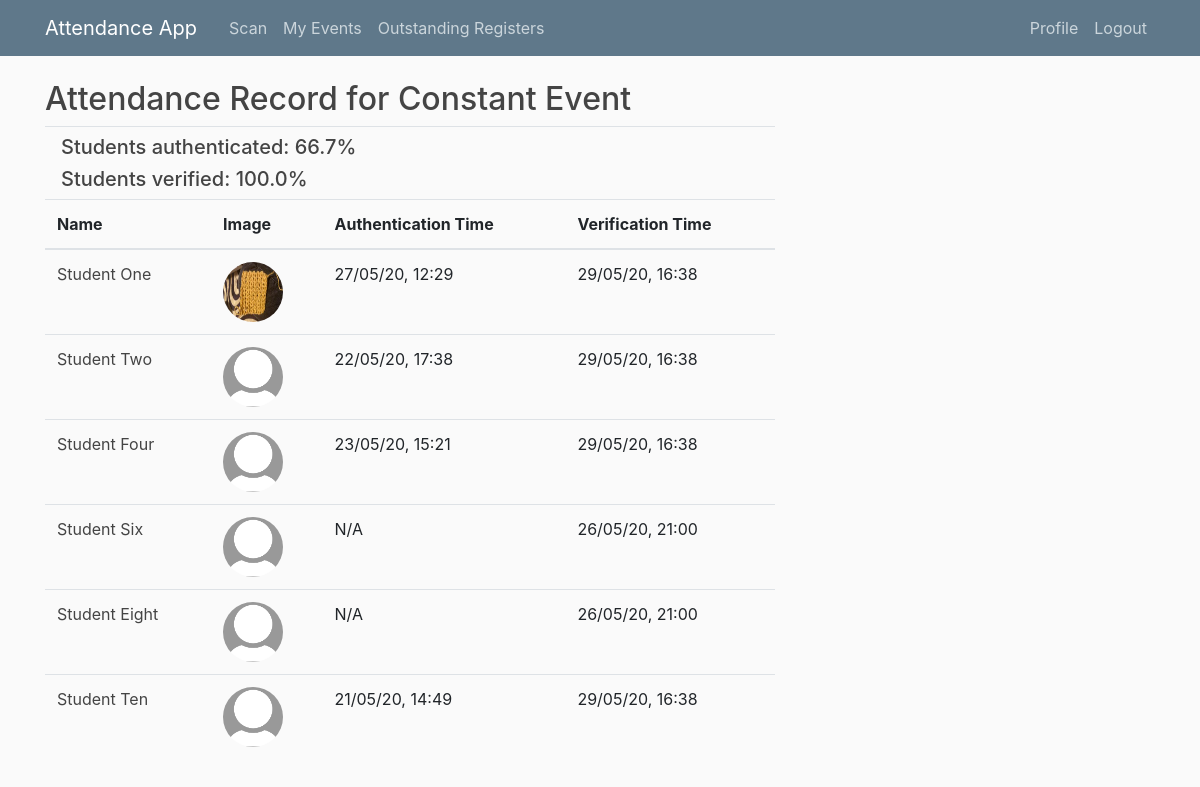
The app's page /event/4/record/ (signed in), older data.
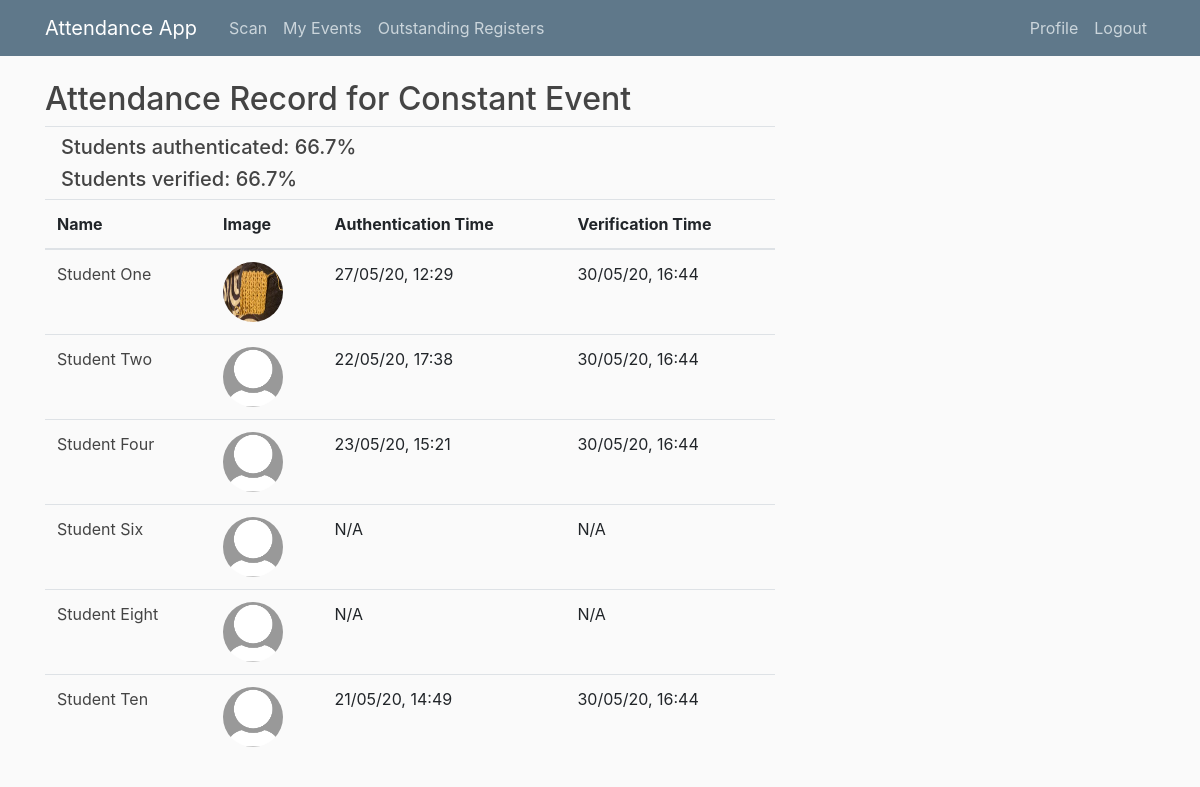
The same page, newer data.
### main/models.py (models this page shows, shortened)
class Event(models.Model):
    EVENT_TYPES = (
        ('LE', 'Lecture'),
        ('EX', 'Examination'),
        ('TU', 'Tutorial'),
        ('SG', 'Study Group')
    )
    title = models.CharField(max_length = 100)
    event_type = models.CharField(max_length=2, choices=EVENT_TYPES) # Lecture, tutorial, exam or study group
    start_time = models.DateTimeField(default = timezone.now)
    end_time = models.DateTimeField(default = one_hour_ahead)
    location = models.CharField(max_length = 100, null = True)
    leader = models.ForeignKey(Staff, on_delete=models.CASCADE, related_name = 'staff_leader') # Leader must be a staff member
    attendees = models.ManyToManyField(Student, related_name='student_attendees')
    auth_uuid = models.UUIDField(default=uuid.uuid4, editable = False) # Generates authentication hash
    register_taken = models.BooleanField(default = False)

class Attendance(models.Model):
    student = models.ForeignKey(Student, on_delete=models.CASCADE) # if student is deleted, attendance authentications should be deleted too
    event = models.ForeignKey(Event, on_delete=models.CASCADE) # if event is deleted, attendance authentications should be deleted too
    auth_time = models.DateTimeField(null=True)

class Verification(models.Model):
    event = models.ForeignKey(Event, on_delete=models.CASCADE) # if event is deleted, attendance verifications should also be deleted
    student = models.ForeignKey(Student, on_delete=models.CASCADE)
    verification_time = models.DateTimeField(null=True)

### users/models.py (models this page shows, shortened)
class Student(models.Model):
    user = models.OneToOneField(User,  on_delete=models.CASCADE) # Each Student object maps to one account and vice versa
    cid = models.AutoField(primary_key=True) # CIDs have 8 digits
    course = models.CharField(max_length=50, null = True)
    year = models.IntegerField(null=True)

class Profile(models.Model):
    user = models.OneToOneField(User, on_delete=models.CASCADE)
    image = models.ImageField(default='default.jpg', upload_to='profile_pics')

### main/views.py (the view)
# urls.py: path('event/<int:pk>/record/', EventAttendanceRecord.as_view(), name='event-attendance-record'), # Attendance record for each event
class EventAttendanceRecord(LoginRequiredMixin, UserPassesTestMixin, DetailView):
    model = Event
    template_name = 'main/event_attendance_record.html'
    context_object_name = 'events'
    def get_context_data(self, **kwargs):
        context = super().get_context_data(**kwargs)
        event = get_object_or_404(Event, pk=self.kwargs.get('pk'))
        num_attendees = event.attendees.count()
        num_auths = Attendance.objects.filter(event=event).count()
        num_regs = Verification.objects.filter(event=event).count()
        if not num_attendees == 0:
            perc_auth = round(num_auths / num_attendees * 100, 1)
            perc_reg = round(num_regs / num_attendees * 100, 1)
        else:
            perc_auth = 'N/A'
            perc_reg = 'N/A'
        context['perc_auth'] = perc_auth
        context['perc_reg'] = perc_reg
        return context
    def test_func(self):
        active_user = self.request.user
        if active_user.groups.filter(name="Admin") or active_user.groups.filter(name="Staff"):
            return True
        else:
            return False

### main/templatetags/event_extras.py (called while the page is built)
@register.filter(name='attendance_authenticated')
def attendance_authenticated(event, user):
    from main.models import Attendance
    return Attendance.objects.filter(event=event, student=user.student).exists()

@register.filter(name='auth_time')
def auth_time(event, user):
    from main.models import Attendance
    attendance = Attendance.objects.get(event=event, student=user.student)
    return attendance.auth_time

@register.filter(name='attendance_verified')
def attendance_verified(event, user):
    from main.models import Verification
    return Verification.objects.filter(event=event, student=user.student).exists()

@register.filter(name='verification_time')
def verification_time(event, user):
    from main.models import Verification
    verification = Verification.objects.get(event=event, student=user.student)
    return verification.verification_time

### users/templatetags/user_extras.py (called while the page is built)
@register.filter(name='has_group')
def has_group(user, group_name):
    return user.groups.filter(name=group_name).exists()

### main/templates/main/event_attendance_record.html
{% extends 'main/base.html' %}
{% load event_extras %}
{% block content %}
<h2>Attendance Record for <a href="{% url 'event-detail' object.pk %}">{{ object.title }}</a></h2>
<div class="pl-3 mt-2 pt-2 mb-2 border-top">
    <h5>Students authenticated: {{ perc_auth }}%</h5>
    <h5>Students verified: {{ perc_reg }}%</h5>
</div>
<div class="table-responsive">
    <table class="table">
        <thead>
            <tr>
                <th scope="col">Name</th>
                <th scope="col">Image</th>
                <th scope="col">Authentication Time</th>
                <th scope="col">Verification Time</th>
            </tr>
        </thead>
        <tbody>
            {% for student in object.attendees.all %}
            <tr>
                <td><a href="{% url 'user-profile' student.user.username %}">{{ student.user.first_name }} {{ student.user.last_name }}</a></td>
                <td><img src="{{ student.user.profile.image.url }}" class="article-img rounded-circle"></td>
                <td>{% if object|attendance_authenticated:student.user %}
                        {{ object|auth_time:student.user|date:"d/m/y, H:i" }}
                    {% else %}
                        N/A
                    {% endif %}
                </td>
                <td>
                    {% if object|attendance_verified:student.user %}
                        {{ object|verification_time:student.user|date:"d/m/y, H:i" }}
                    {% else %}
                        N/A
                    {% endif %}
                </td>
            </tr>
            {% endfor %}
        </tbody>
    </table>
</div>
{% endblock content %}

### main/templates/main/base.html (shortened to what this page needs)
{% load static %}
{% load user_extras %}
<!DOCTYPE html>
<html lang="en">
<head>
    <link rel="stylesheet" href="https://stackpath.bootstrapcdn.com/bootstrap/4.4.1/css/bootstrap.min.css">
    <link rel="stylesheet" type="text/css" href="{% static 'main/main.css' %}">
</head>
<body>
<header class="site-header">
  <nav class="navbar navbar-expand-md navbar-dark bg-steel fixed-top">
    <div class="container">
      <a class="navbar-brand mr-4" href="{% url 'main-home' %}">Attendance App</a>
      <div class="collapse navbar-collapse" id="navbarToggle">
        <div class="navbar-nav mr-auto">
          <a class="nav-item nav-link" href="{% url 'main-home' %}">Scan</a>
          <a class="nav-item nav-link" href="{% url 'my-events' %}">My Events</a>
          {% if user|has_group:"Staff" or user|has_group:"Admin" %}
            <a class="nav-item nav-link" href="{% url 'outstanding-registers' %}">Outstanding Registers</a>
          {% endif %}
        </div>
        <div class="navbar-nav">
          {% if user.is_authenticated %}
            <a class="nav-item nav-link" href="{% url 'profile' %}">Profile</a>
            <a class="nav-item nav-link" href="{% url 'logout' %}">Logout</a>
          {% else %}
            <a class="nav-item nav-link" href="{% url 'login' %}">Login</a>
          {% endif %}
        </div>
      </div>
    </div>
  </nav>
</header>
<main role="main" class="container">
  <div class="row">
    <div class="col-md-8">
      {% block content %}{% endblock content %}
    </div>
  </div>
</main>
</body>
</html>

### main/static/main/main.css (style rules this page uses)
body { background: #fafafa; color: #333333; margin-top: 5rem; }
h1, h2, h3, h4, h5, h6 { color: #444444; }
h2 { font-size: 2rem; }
h2 a { color: #444444; }
td a { color: #444444; }
.bg-steel { background-color: #5f788a; }
.site-header .navbar-nav .nav-link { color: #cbd5db; }
.article-img { height: 60px; width: 60px; }

Row changes from the older to the newer data that the page shows:
changed through a linked row, Student "One": user+cid "29/05/20, 16:38" → "30/05/20, 16:44"
changed through a linked row, Student "Two": user+cid "29/05/20, 16:38" → "30/05/20, 16:44"
changed through a linked row, Student "Four": user+cid "29/05/20, 16:38" → "30/05/20, 16:44"
shown differently, row unchanged: Student "Six": user+cid "26/05/20, 21:00" → (not shown); now shows "N/A"
shown differently, row unchanged: Student "Eight": user+cid "26/05/20, 21:00" → (not shown); now shows "N/A"
changed through a linked row, Student "Ten": user+cid "29/05/20, 16:38" → "30/05/20, 16:44"
Text that changed along with them:
{{ perc_reg }}: "100.0" → "66.7"
